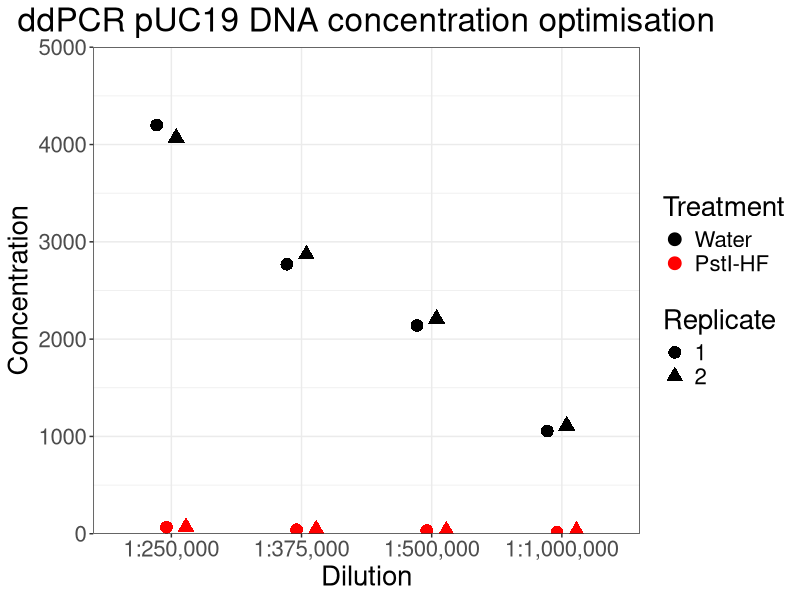
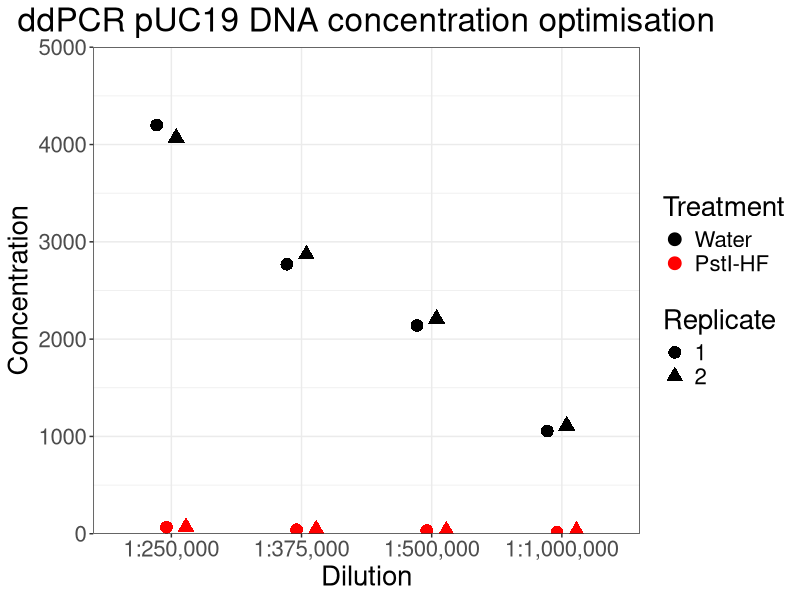

These charts were generated, in order, by the following R code:
# Script to plot ddPCR plasmid optimisation of DNA concentration
# Written by Heather Jeffery
# 9th January 2020

library(ggplot2)
library(dplyr)

setwd("~/Documents/PhD/")

data <- data.frame(c("Water", "Water", "Water", "Water", "PstI-HF", "PstI-HF", "PstI-HF", "PstI-HF",
                     "Water", "Water", "Water", "Water", "PstI-HF", "PstI-HF", "PstI-HF", "PstI-HF"),
                   c("1:250,000", "1:375,000", "1:500,000", "1:1,000,000", "1:250,000", "1:375,000", "1:500,000", "1:1,000,000",
                     "1:250,000", "1:375,000", "1:500,000", "1:1,000,000", "1:250,000", "1:375,000", "1:500,000", "1:1,000,000"),
                   c(1, 1, 1, 1, 1, 1, 1, 1, 
                     2, 2, 2, 2, 2, 2, 2, 2),
                   c(4200, 2770, 2140, 1055, 66.7, 41.3, 32.8, 15.0, 
                     4070, 2870, 2210, 1112, 69.0, 44.9, 33.4, 31.8))

colnames(data) <- c("Treatment", "Dilution", "Replicate", "Concentration")
data$Treatment <- factor(data$Treatment, levels = c("Water", "PstI-HF"))
data$Dilution <- factor(data$Dilution, levels = c("1:250,000", "1:375,000", "1:500,000", "1:1,000,000"))
data$Concentration <- as.numeric(data$Concentration)
data$Replicate <- as.character(data$Replicate)
print(data)


p <- ggplot(data, aes(x = Dilution, y = Concentration)) + 
  geom_point(stat="identity", position = position_dodge(width = 0.3), aes(shape = Replicate, colour = Treatment), size = 4) +
  scale_colour_manual(values = c("#000000", "#FF0000"), name = "Treatment") + 
  labs(title = "ddPCR pUC19 DNA concentration optimisation", x = "Dilution", y = "Concentration") +
  scale_y_continuous(expand = c(0,0), limits = c(0, 5000)) +
  theme_bw() + 
  theme(plot.title = element_text(hjust = 0.5)) + 
  theme(text = element_text(size = 20))

print(p) 
ggsave("ddPCR_pUC19_optimisation.png", width = 12)
